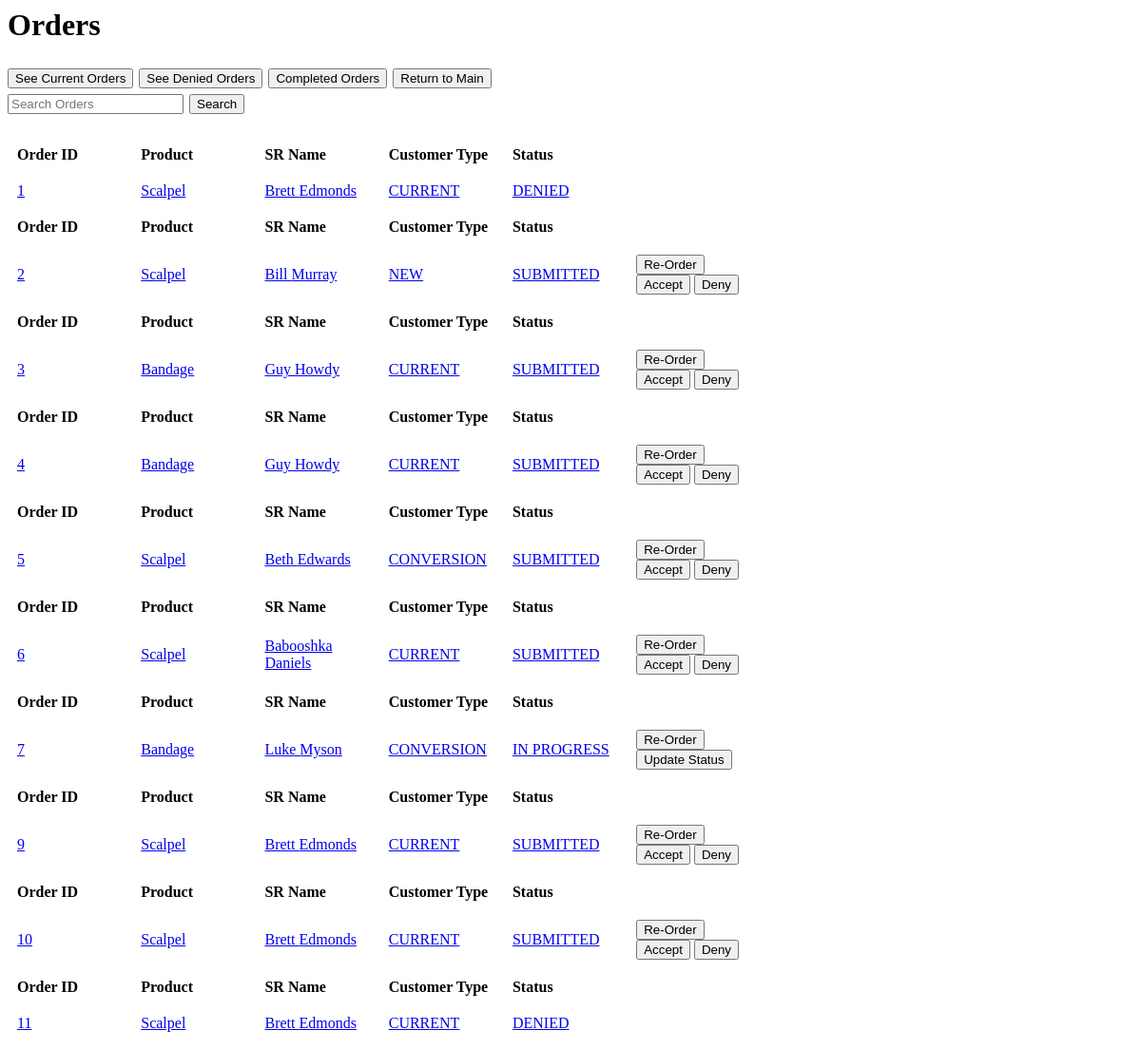
/orders/, run on an earlier commit of the app's database.
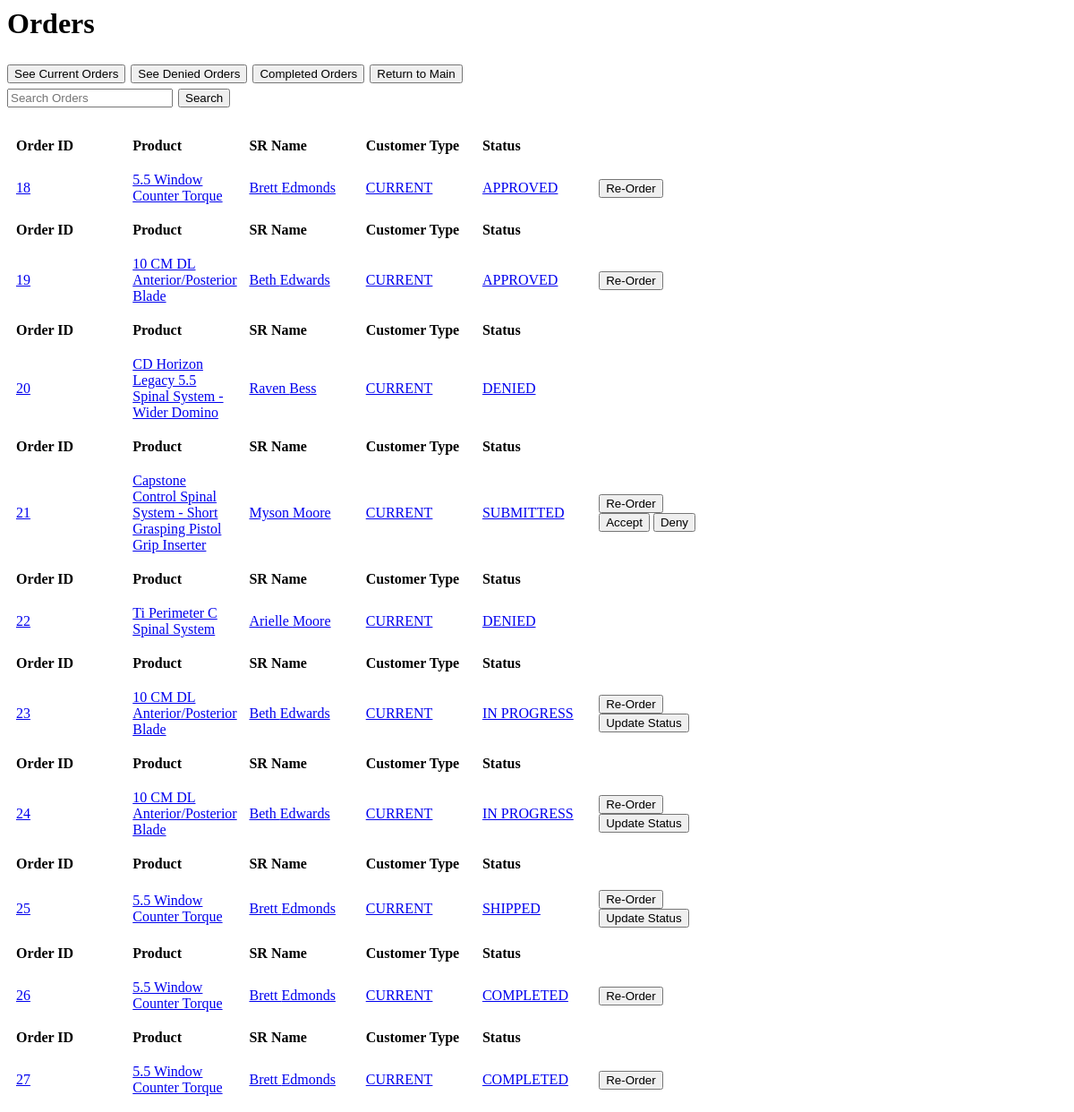
And on a later commit of the database.
### orders/models.py (models this page shows, shortened)
class Order(models.Model):
    def validate_true(value):
        if value is False:
            raise ValidationError("You must accept the disclaimer to submit the order.")
    product = models.ForeignKey(
        product_models.Product,
        on_delete=models.SET_NULL,
        null=True
    )
    SR_first_name = models.CharField(max_length=35)
    SR_last_name = models.CharField(max_length=35)
    SR_phone_number = models.PositiveIntegerField(validators=[MaxValueValidator(9999999999)])
    SM_first_name = models.CharField(max_length=35)
    SM_last_name = models.CharField(max_length=35)
    SR_email = models.EmailField(max_length=254)
    physician = models.CharField(max_length=70)
    hospital = models.CharField(max_length=70)
    cust_choices = ( #Choices for the customer type dropdown menu
        ("CURRENT", "Current"),
        ("NEW", "New"),
        ("CONVERSION", "Conversion")
    )
    customer_type = models.CharField(max_length=10, choices=cust_choices, default="CURRENT")
    clinical_need = models.CharField(max_length=200)
    category_choices = (
		("Cervical/Trauma", "Cervical/Trauma"),
		("Interbody Fusion and Vertebral Body Replacement", "Interbody Fusion and Vertebral Body Replacement"),
		("Thoracolumbar", "Thoracolumbar"),
		("MAST", "MAST"),
		("General Instruments", "General Instruments"),
		("New Product", "New Product")
	)
    instrument_category = models.CharField(max_length=47, choices=category_choices, null=True)
    description = models.TextField()
    size = models.CharField(max_length = 120, default = "Standard")
    quantity = models.PositiveIntegerField()
    type_choices = (
		("Simple Modification - Make from Scratch", "Simple Modification - Make from Scratch"),
		("Minor Mod to Standard Device", "Minor Mod to Standard Device"),
		("Complex Design - Requires Predicate", "Complex Design - Requires Predicate"),
		("Complex Assembly - Many Components", "Complex Assembly - Many Components"),
		("New Product", "New Product")
	)
    instrument_type = models.CharField(max_length=39, choices=type_choices, null=True, help_text=
        ("Simple Modification - Make from Scratch: $750-1250. "
        "Minor Mod to Standard Device: $1000-$2000. "
        "Complex Design - Requires Predicate: $1750-$3000. "
        "Complex Assembly - Many Components: $3000-$4500."))
    handle_choices = (
		("1.9 Inch Ball w/ Impact Cap","1.9 Inch Ball w/ Impact Cap"),
		("4.8 Inch Ergonomic Inline","4.8 Inch Ergonomic Inline"),
		("4.75 Inch Tapered w/ Impact Cap","4.75 Inch Tapered w/ Impact Cap"),
		("6 Inch Ergonomic Inline w/ Impact Cap","6 Inch Ergonomic Inline w/ Impact Cap"),
		("4 Inch Cervical Inline w/Impact Cap","4 Inch Cervical Inline w/Impact Cap"),
		("New Product", "New Product"),
		("Not Applicable", "Not Applicable")
	)
    instrument_handle = models.CharField(max_length=37, choices=handle_choices, null=True)
    disclaimer = models.BooleanField(validators=[validate_true], help_text=
        "I agree to submit this request form to my manager for approval.  If actual cost exceeds maximum price range, I will be notified with adjusted price prior to manufacturing with no obligation to continue.")
    status_choices = ( # Allowed status types
        ("SUBMITTED", "Submitted"),
        ("APPROVED", "Approved"),
        ("DENIED", "Denied"),
        ("IN PROGRESS", "In Progress"),
        ("SHIPPED", "Shipped"),
        ("COMPLETED", "Completed")
    )
    status = models.CharField(max_length=11, choices=status_choices, default="SUBMITTED")
    is_reordered = models.BooleanField(default=False)
    num_reorders = models.PositiveIntegerField(default=0)
    parent_reorder = models.ForeignKey('self', on_delete=models.SET_NULL, null=True, default=None)
    denial_reason = models.TextField(default = "")

### products/models.py (models this page shows)
class Product(models.Model):
	name = models.CharField(max_length = 360, default = "New Product")
	description = models.TextField()
	price = models.DecimalField(max_digits=100, decimal_places=2)
	image = models.ImageField(upload_to='media', default="default.jpeg")
	part_number = models.CharField(max_length = 360, default = "X0000000")
	category_choices = (
		("Cervical/Trauma", "Cervical/Trauma"),
		("Interbody Fusion and Vertebral Body Replacement", "Interbody Fusion and Vertebral Body Replacement"),
		("Thoracolumbar", "Thoracolumbar"),
		("MAST", "MAST"),
		("General Instruments", "General Instruments"),
		("New Product", "New Product")
	)
	category = models.CharField(max_length=47, choices=category_choices, null=True)
	size = models.CharField(max_length = 120, default = "Standard")
	handle_choices = (
		("1.9 Inch Ball w/ Impact Cap","1.9 Inch Ball w/ Impact Cap"),
		("4.8 Inch Ergonomic Inline","4.8 Inch Ergonomic Inline"),
		("4.75 Inch Tapered w/ Impact Cap","4.75 Inch Tapered w/ Impact Cap"),
		("6 Inch Ergonomic Inline w/ Impact Cap","6 Inch Ergonomic Inline w/ Impact Cap"),
		("4 Inch Cervical Inline w/Impact Cap","4 Inch Cervical Inline w/Impact Cap"),
		("New Product", "New Product"),
		("Not Applicable", "Not Applicable")
	)
	handle = models.CharField(max_length=37, choices=handle_choices, null=True)
	type_choices = (
		("Simple Modification - Make from Scratch", "Simple Modification - Make from Scratch"),
		("Minor Mod to Standard Device", "Minor Mod to Standard Device"),
		("Complex Design - Requires Predicate", "Complex Design - Requires Predicate"),
		("Complex Assembly - Many Components", "Complex Assembly - Many Components"),
		("New Product", "New Product")
	)
	product_type = models.CharField(max_length=39, choices=type_choices, null=True)
	num_orders = models.PositiveIntegerField(default=0)
	department = models.CharField(max_length=20, blank=True, default='')
	def __str__(self):
		return (self.name)

### orders/views.py (the view)
# urls.py: path('orders/', OrderListView.as_view(), name='orders'),
class OrderListView(ListView):
    model = Order
    def get_queryset(self):
        return Order.objects.exclude(hospital = "Enter Hospital") #Excludes the dummy order for a new Product that new product orders are based on

### orders/templates/orders/order_list.html (shortened to what this page needs)
<h1>Orders</h1>
<h2>
    <a href="/orders/current"><button type="button">See Current Orders</button></a>
    <a href="/orders/denied"><button type="button">See Denied Orders</button></a>
    <a href="/orders/completed"><button type="button"> Completed Orders</button></a>
    <a href="/"><button type="button"> Return to Main</button></a>
    <form action="{% url 'search_orders' %}" method="get">
        <input type+"text" name="q" placeholder="Search Orders">
        <button type="submit">Search</button>
    </form>
</h2>
{% for order in object_list %}
    <table>
    <thead>
        <tr>
        <th>Order ID</th>
        <th>Product</th>
        <th>SR Name</th>
        <th>Customer Type</th>
        <th>Status</th>
        <th></th>
        </tr>
    </thead>
    <tbody>
    <tr>
        <td><a href="/orders/{{ order.id }}">{{ order.id }}</a></td>
        <td><a href="/orders/{{ order.id }}">{{ order.product }}</a></td>
        <td><a href="/orders/{{ order.id }}">{{ order.SR_first_name }} {{ order.SR_last_name }}</a></td>
        <td><a href="/orders/{{ order.id }}">{{ order.customer_type }}</a></td>
        <td><a href="/orders/{{ order.id }}">{{ order.status }}</a></td>
        <td>{% if order.status != "DENIED" %}
                <a href="/orders/{{ order.id }}/reorder"><button type = "button">Re-Order</button></a>
            {% endif %}
            {% if order.status == "SUBMITTED" %}
                <a href="/orders/{{ order.id }}/approve"><button type = "button">Accept</button></a>
                <a href="/orders/{{ order.id }}/deny"><button type = "button">Deny</button></a>
            {% endif %}
            {% if order.status == "IN PROGRESS" or order.status == "SHIPPED" %}
                <a href="/orders/{{ order.id }}/update_status"><button type = "button">Update Status</button></a>
            {% endif %}
        </td>
        </tr>
    </tbody>
    </table>
{% empty %}
    <li>No Orders yet.</li>
{% endfor %}

What changed in the data, as far as the page shows it:
removed Order: id "1", product "Scalpel", SR_first_name "Brett", SR_last_name "Edmonds", customer_type "CURRENT", status "DENIED"
removed Order: id "2", product "Scalpel", SR_first_name "Bill", SR_last_name "Murray", customer_type "NEW", status "SUBMITTED"
removed Order: id "3", product "Bandage", SR_first_name "Guy", SR_last_name "Howdy", customer_type "CURRENT", status "SUBMITTED"
removed Order: id "4", product "Bandage", SR_first_name "Guy", SR_last_name "Howdy", customer_type "CURRENT", status "SUBMITTED"
removed Order: id "5", product "Scalpel", SR_first_name "Beth", SR_last_name "Edwards", customer_type "CONVERSION", status "SUBMITTED"
removed Order: id "6", product "Scalpel", SR_first_name "Babooshka", SR_last_name "Daniels", customer_type "CURRENT", status "SUBMITTED"
removed Order: id "7", product "Bandage", SR_first_name "Luke", SR_last_name "Myson", customer_type "CONVERSION", status "IN PROGRESS"
removed Order: id "9", product "Scalpel", SR_first_name "Brett", SR_last_name "Edmonds", customer_type "CURRENT", status "SUBMITTED"
removed Order: id "10", product "Scalpel", SR_first_name "Brett", SR_last_name "Edmonds", customer_type "CURRENT", status "SUBMITTED"
removed Order: id "11", product "Scalpel", SR_first_name "Brett", SR_last_name "Edmonds", customer_type "CURRENT", status "DENIED"
added Order: id "18", product "5.5 Window Counter Torque", SR_first_name "Brett", SR_last_name "Edmonds", customer_type "CURRENT", status "APPROVED"
added Order: id "19", product "10 CM DL Anterior/Posterior Blade", SR_first_name "Beth", SR_last_name "Edwards", customer_type "CURRENT", status "APPROVED"
added Order: id "20", product "CD Horizon Legacy 5.5 Spinal System - Wider Domino", SR_first_name "Raven", SR_last_name "Bess", customer_type "CURRENT", status "DENIED"
added Order: id "21", product "Capstone Control Spinal System - Short Grasping Pistol Grip Inserter", SR_first_name "Myson", SR_last_name "Moore", customer_type "CURRENT", status "SUBMITTED"
added Order: id "22", product "Ti Perimeter C Spinal System", SR_first_name "Arielle", SR_last_name "Moore", customer_type "CURRENT", status "DENIED"
added Order: id "23", product "10 CM DL Anterior/Posterior Blade", SR_first_name "Beth", SR_last_name "Edwards", customer_type "CURRENT", status "IN PROGRESS"
added Order: id "24", product "10 CM DL Anterior/Posterior Blade", SR_first_name "Beth", SR_last_name "Edwards", customer_type "CURRENT", status "IN PROGRESS"
added Order: id "25", product "5.5 Window Counter Torque", SR_first_name "Brett", SR_last_name "Edmonds", customer_type "CURRENT", status "SHIPPED"
added Order: id "26", product "5.5 Window Counter Torque", SR_first_name "Brett", SR_last_name "Edmonds", customer_type "CURRENT", status "COMPLETED"
added Order: id "27", product "5.5 Window Counter Torque", SR_first_name "Brett", SR_last_name "Edmonds", customer_type "CURRENT", status "COMPLETED"
